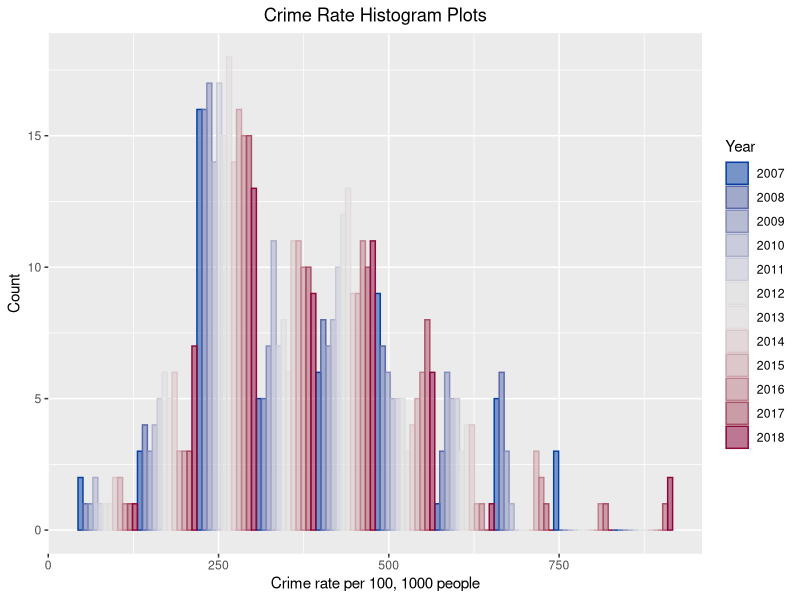
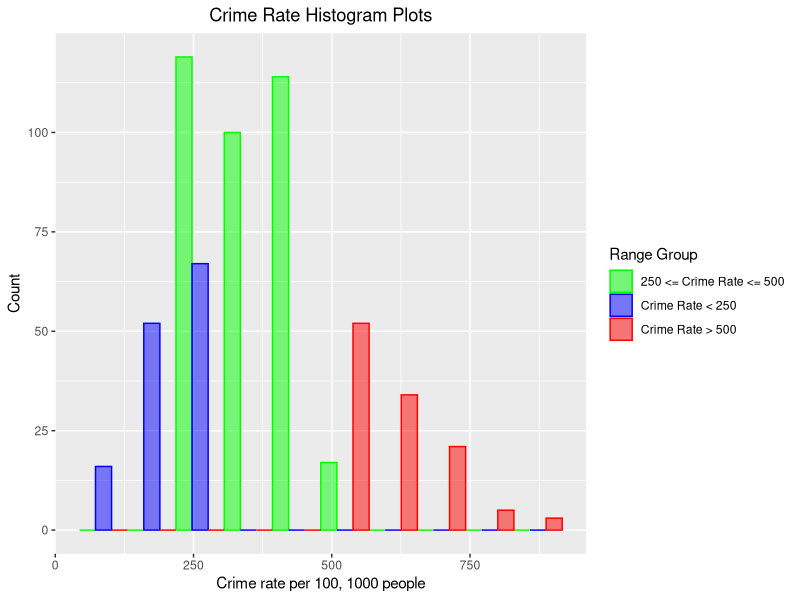

The R script that drew these images, in order:
## ---- chunk 1
knitr::opts_chunk$set(echo = TRUE)
## ---- chunk 2
library(tidyverse)

if(!require(colorspace)) {install.packages('colorspace')}; require(colorspace)

#Set the working directory
setwd(dirname(rstudioapi::getSourceEditorContext()$path))

## ---- chunk 3

# Load the data 
crime_rate_df <- read.csv("Sampledata2.csv")
## ---- chunk 4
head(crime_rate_df)
tail(crime_rate_df)

## ---- chunk 5

# Create the first color vector
n_col = length(unique(crime_rate_df$Year))
col1 = colorspace::diverge_hcl(n_col)

# Create the second color vector
col2 = c("green","blue","red")

## ---- chunk 6

new_crime_rate_df <- crime_rate_df %>% select(Year, CrimeRate) %>%
  mutate(RangeGroup = case_when(CrimeRate < 250 ~ "Crime Rate < 250",
                                250 <= CrimeRate &  CrimeRate <= 500 ~ "250 <= Crime Rate <= 500",
                                CrimeRate > 500 ~ "Crime Rate > 500"))

## ---- chunk 7

new_crime_rate_df %>% 
  ggplot(aes(x=CrimeRate, color=as.factor(Year), fill=as.factor(Year))) +
  geom_histogram(position = "dodge", alpha=0.5, bins=10) +
  scale_color_manual(values=col1) +
  scale_fill_manual(values=col1, name="Year") +
  labs(title="Crime Rate Histogram Plots", x="Crime rate per 100, 1000 people",
       y="Count", color="Year") +
  theme(plot.title=element_text(hjust=0.5))

## ---- chunk 8
new_crime_rate_df %>%
  ggplot(aes(x=CrimeRate, color=as.factor(RangeGroup), fill=as.factor(RangeGroup))) + 
  geom_histogram(position = "dodge", alpha=0.5, bins=10) +
  scale_color_manual(values=col2) +
  scale_fill_manual(values=col2, name="Range Group") +
  labs(title="Crime Rate Histogram Plots", x="Crime rate per 100, 1000 people",
       y="Count", color="Range Group") +
  theme(plot.title=element_text(hjust=0.5))
